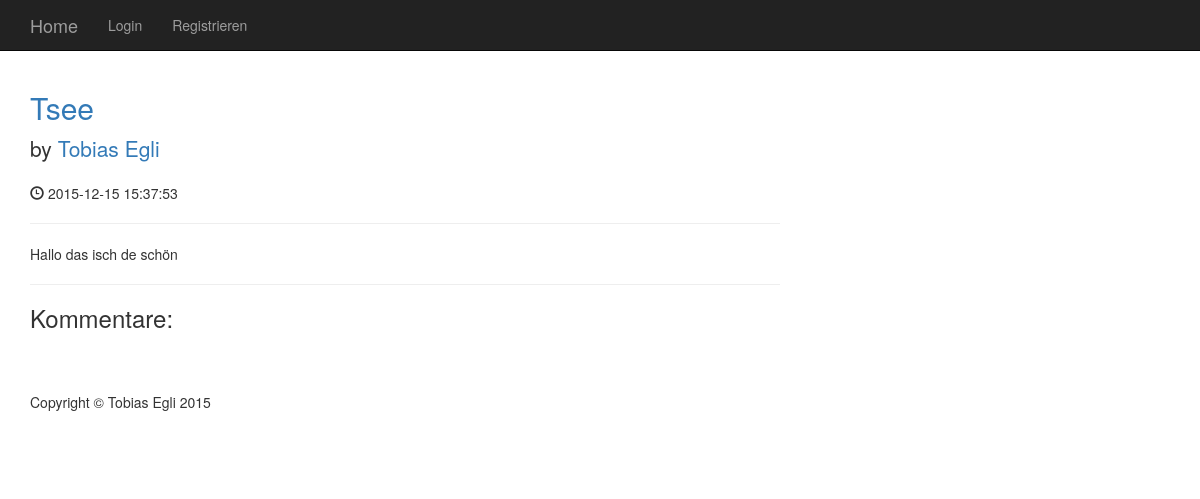
Screenshot of /index.php?page=showpost&id=4 with the database file from the repository.
### tables this page shows
CREATE TABLE "Post" ("id" INTEGER PRIMARY KEY  NOT NULL , "userid" INTEGER NOT NULL , "titel" VARCHAR, "text" TEXT NOT NULL , "date" DATETIME);

CREATE TABLE "User" ("id" INTEGER PRIMARY KEY  NOT NULL  DEFAULT (null) ,"name" VARCHAR NOT NULL  DEFAULT (null) ,"vorname" VARCHAR NOT NULL  DEFAULT (null) ,"email" VARCHAR NOT NULL  DEFAULT (null) ,"admin" BOOL NOT NULL  DEFAULT (0) ,"password" VARCHAR,"maskulin" BOOL);

### controller/PostController.php (called while the page is built, shortened)
<?php
require_once(dirname(__DIR__) . "../model/database.php");
class PostController
{
    private static $database;
    public function __construct()
    {
        self::$database = new Database();
    }
    function searchById($id)
    {
        $query = "SELECT p.id as postid,  u.id as userid, p.titel, p.text, p.date, u.name, u.vorname FROM Post AS p JOIN User AS u WHERE p.userid = u.id AND p.id LIKE " . $id;
        return self::$database->showOne($query);
    }
}

### model/database.php (called while the page is built, shortened)
<?php
class Database
{
    private static $database;
    function __construct()
    {
        self::$database = new SQLite3(__DIR__ . "/blog.sqlite");
    }
    function showOne($query)
    {
        $results = self::$database->query($query);
        return $results->fetchArray();
    }
}

### view/showpost.php (the view, shortened to what this page needs)
<?php
include(dirname(__DIR__) . "../controller/PostController.php");
$PostController = new PostController();
$postId = $_GET['id'];
$post = $PostController->searchById($postId);
?>
<div class="container">
    <div class="row">
        <div class="col-md-8">
            <h2>
                <a href="index.php?page=showpost&id=<?php echo $post['postid'] ?>"><?php echo $post['titel']; ?></a>
            </h2>
            <p class="lead">
                by <a href="index.php"><?php echo $post['vorname'] . " " . $post['name']; ?></a>
            </p>
            <p><span class="glyphicon glyphicon-time"></span> <?php echo $post['date']; ?></p>
            <hr>
            <p><?php echo str_replace("\n", "<br>", $post['text']); ?></p>
            <hr>
            <h3>Kommentare:</h3>
        </div>
    </div>
</div>

### css/blog-home.css (style rules this page uses)
body { padding-top: 70px; }
footer { margin: 50px 0; }

### rows the page displays
post: titel "Tsee", userid.vorname "Tobias", userid.name "Egli", date "2015-12-15 15:37:53", text "Hallo das isch de schön"
